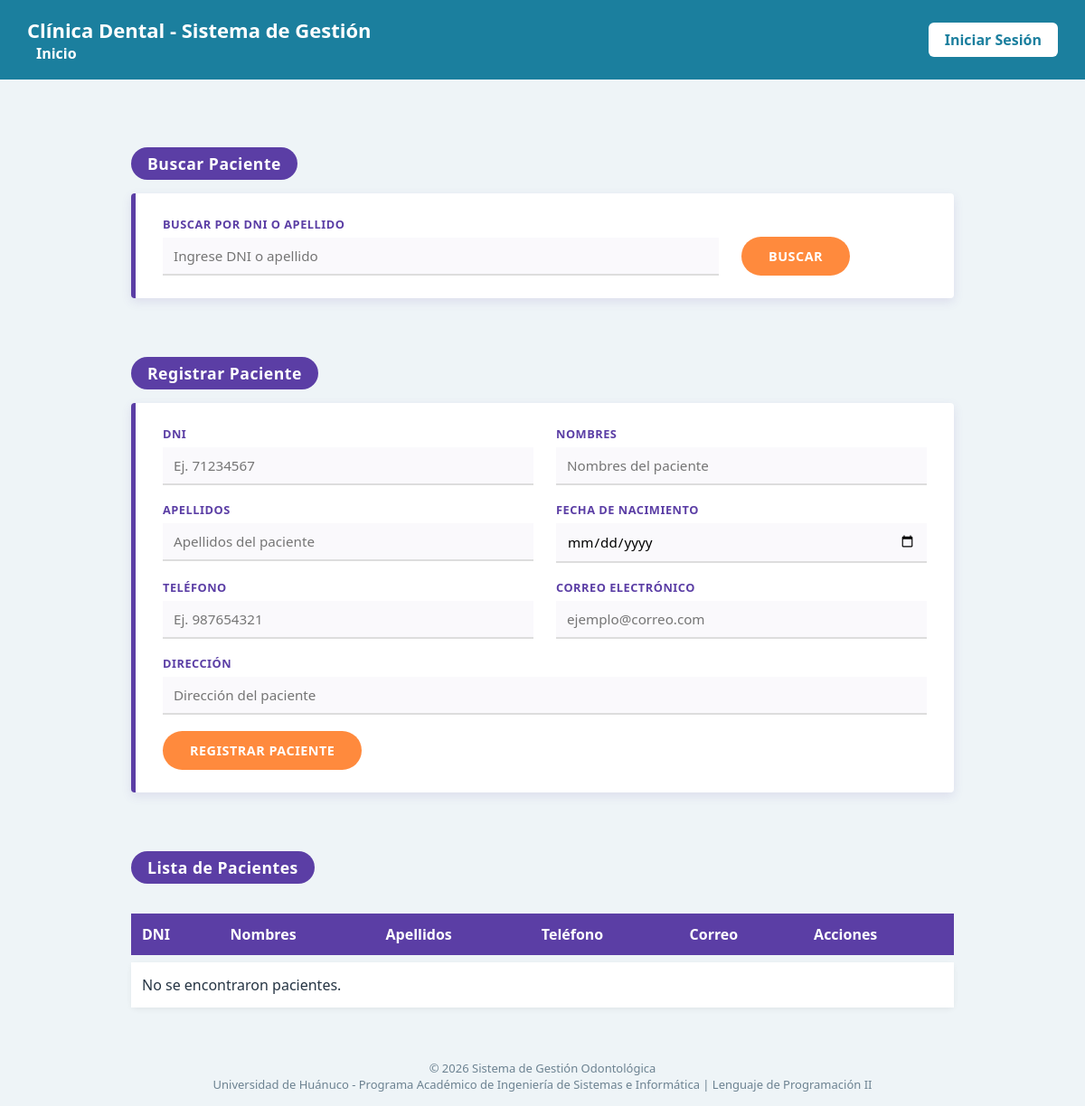
Page /vistas/pacientes.php on the earlier database version.
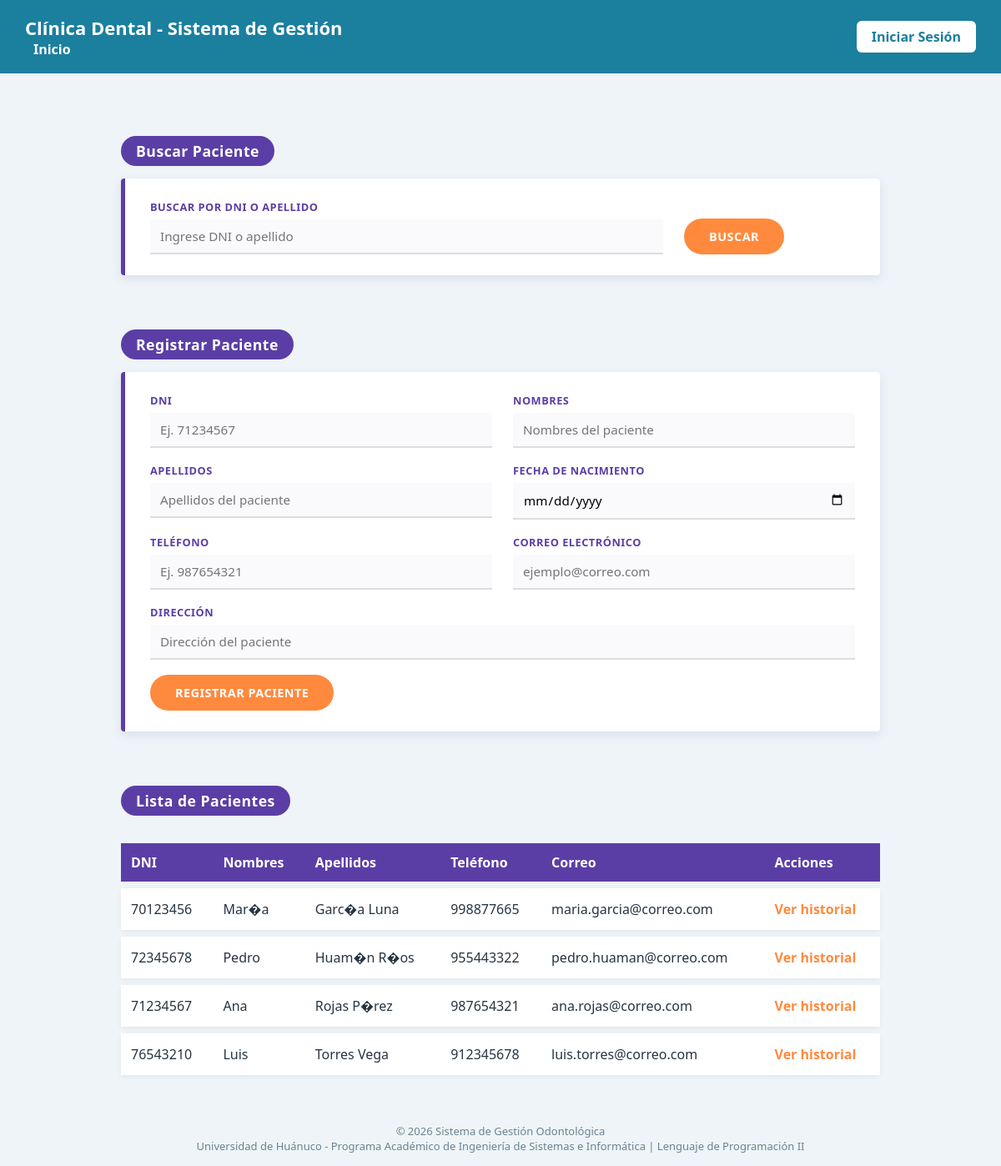
Same page on the later database version.
### tables this page shows
CREATE TABLE paciente (
    id_paciente INT AUTO_INCREMENT PRIMARY KEY,
    dni VARCHAR(8) NOT NULL UNIQUE,
    nombres VARCHAR(80) NOT NULL,
    apellidos VARCHAR(80) NOT NULL,
    telefono VARCHAR(20),
    correo VARCHAR(100),
    direccion VARCHAR(150),
    fecha_nacimiento DATE
);

### php/clases/paciente.php (called while the page is built, shortened)
<?php
require_once __DIR__ . '/../config/conexion.php';
class Paciente {
    private $conexion;
    public function __construct() {
        $con = new Conexion();
        $this->conexion = $con->conectar();
    }
    public function listarPacientes() {
        $sql = "SELECT * FROM paciente ORDER BY apellidos ASC";
        $stmt = $this->conexion->prepare($sql);
        $stmt->execute();
        return $stmt->fetchAll();
    }
}

### php/config/conexion.php (called while the page is built, shortened)
<?php
class Conexion {
    private $host = "localhost";
    private $nombre_bd = "clinica_dental";
    private $usuario = "root";
    private $password = "";
    private $charset = "utf8mb4";
    public function conectar() {
        $dsn = "mysql:host={$this->host};dbname={$this->nombre_bd};charset={$this->charset}";
        $opciones = [
            PDO::ATTR_ERRMODE            => PDO::ERRMODE_EXCEPTION,
            PDO::ATTR_DEFAULT_FETCH_MODE => PDO::FETCH_ASSOC,
            PDO::ATTR_EMULATE_PREPARES   => false,
        ];
        try {
            $this->pdo = new PDO($dsn, $this->usuario, $this->password, $opciones);
            return $this->pdo;
        } catch (PDOException $e) {
            die("Error de conexión a la base de datos: " . $e->getMessage());
        }
    }
}

### vistas/pacientes.php (the view, shortened to what the changed rows need)
<?php
require_once '../php/clases/paciente.php';
$paciente = new Paciente();
$criterioBusqueda = isset($_GET['criterio']) ? trim($_GET['criterio']) : '';
if ($criterioBusqueda !== '') {
    $listaPacientes = $paciente->buscarPaciente($criterioBusqueda);
} else {
    $listaPacientes = $paciente->listarPacientes();
}
?>
<!DOCTYPE html>
<html lang="es">
<head>
    <link rel="stylesheet" href="../css/base.css">
    <link rel="stylesheet" href="../css/pacientes.css">
</head>
<body>
    <?php include 'incluir/header.php'; ?>
    <main>
        <h2>Buscar Paciente</h2>
        <h2>Registrar Paciente</h2>
        <h2>Lista de Pacientes</h2>
        <table>
            <thead>
                <tr>
                    <th>DNI</th>
                    <th>Nombres</th>
                    <th>Apellidos</th>
                    <th>Teléfono</th>
                    <th>Correo</th>
                    <th>Acciones</th>
                </tr>
            </thead>
            <tbody>
                <?php if (count($listaPacientes) === 0): ?>
                    <tr>
                        <td colspan="6">No se encontraron pacientes.</td>
                    </tr>
                <?php else: ?>
                    <?php foreach ($listaPacientes as $p): ?>
                        <tr>
                            <td data-label="DNI"><?php echo htmlspecialchars($p['dni']); ?></td>
                            <td data-label="Nombres"><?php echo htmlspecialchars($p['nombres']); ?></td>
                            <td data-label="Apellidos"><?php echo htmlspecialchars($p['apellidos']); ?></td>
                            <td data-label="Teléfono"><?php echo htmlspecialchars($p['telefono']); ?></td>
                            <td data-label="Correo"><?php echo htmlspecialchars($p['correo']); ?></td>
                            <td data-label="Acciones">
                                <a href="historial.php?id_paciente=<?php echo $p['id_paciente']; ?>">Ver historial</a>
                            </td>
                        </tr>
                    <?php endforeach; ?>
                <?php endif; ?>
            </tbody>
        </table>
    </main>
</body>
</html>

Differences in the rows shown:
added paciente: dni "70123456", nombres "Mar�a", apellidos "Garc�a Luna", telefono "998877665", correo "maria.garcia@correo.com"
added paciente: dni "72345678", nombres "Pedro", apellidos "Huam�n R�os", telefono "955443322", correo "pedro.huaman@correo.com"
added paciente: dni "71234567", nombres "Ana", apellidos "Rojas P�rez", telefono "987654321", correo "ana.rojas@correo.com"
added paciente: dni "76543210", nombres "Luis", apellidos "Torres Vega", telefono "912345678", correo "luis.torres@correo.com"
Other differences:
text no longer shown: "No se encontraron pacientes."
